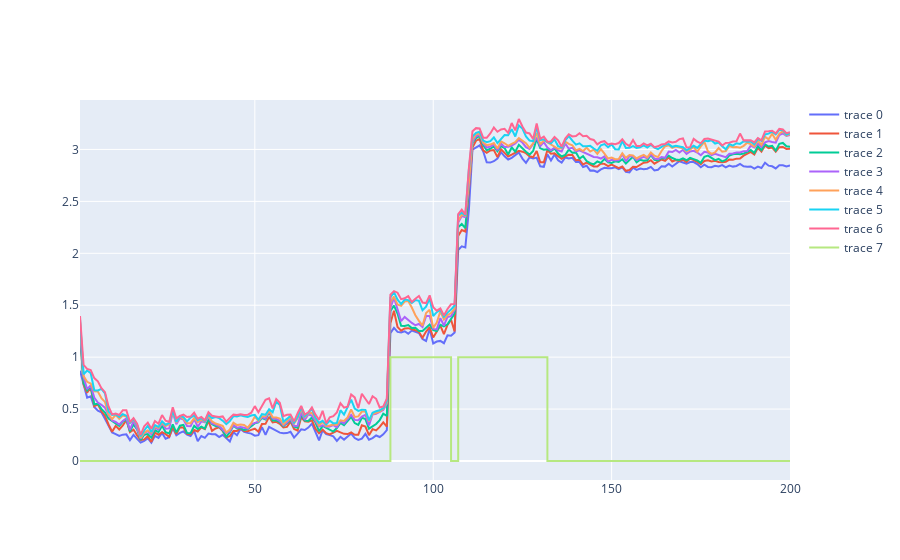

The code cell stored with this chart in its notebook:
### Code cell
# Works best for small k, e.g. 3-8
k=8
# Generate signals of the first k eigenvalues
# and then calculate majority vote
vote_result=symSignalVote(vals,len(vals),k,influence=.08)
trace1 = {
  "x": np.linspace(1,len(vals),len(vals)),
  "y": vote_result,
  "line": {"shape": 'hv'},
};
sig=go.Scatter(trace1)

# Make a line plot of the trailing eigenvalues
makeLine(vals,len(vals),k).add_trace(sig).show()
'''
# Fourier analysis of the trailing eigenvalues
data=getTrailSeries(vals,len(vals),k+1)
makeFourier(data,k,1).show()

# Look at the differences between eigenvalues
# Otherwise known as eigengaps
# eigengap_k=eigenvalue_k-eigenvalue_k+1
data=np.diff(data)

# Fourier analysis of the differences
makeFourier(data,k,5,scale=False).show()
'''
print()

### Figure 1 — Plotly figure (JSON) as saved in the notebook; plotly's stock layout.template omitted (floating-point values rounded to 4 significant figures; data arrays with more than 128 entries replaced by an {"elided": "..."} marker saying what was removed)
{"data": [{"type": "scatter", "x": {"elided": "200 int values"}, "y": {"elided": "200 float values"}}, {"type": "scatter", "x": {"elided": "200 int values"}, "y": {"elided": "200 float values"}}, {"type": "scatter", "x": {"elided": "200 int values"}, "y": {"elided": "200 float values"}}, {"type": "scatter", "x": {"elided": "200 int values"}, "y": {"elided": "200 float values"}}, {"type": "scatter", "x": {"elided": "200 int values"}, "y": {"elided": "200 float values"}}, {"type": "scatter", "x": {"elided": "200 int values"}, "y": {"elided": "200 float values"}}, {"type": "scatter", "x": {"elided": "200 int values"}, "y": {"elided": "200 float values"}}, {"line": {"shape": "hv"}, "type": "scatter", "x": {"elided": "200 int values"}, "y": {"elided": "200 int values"}}], "layout": {}}
